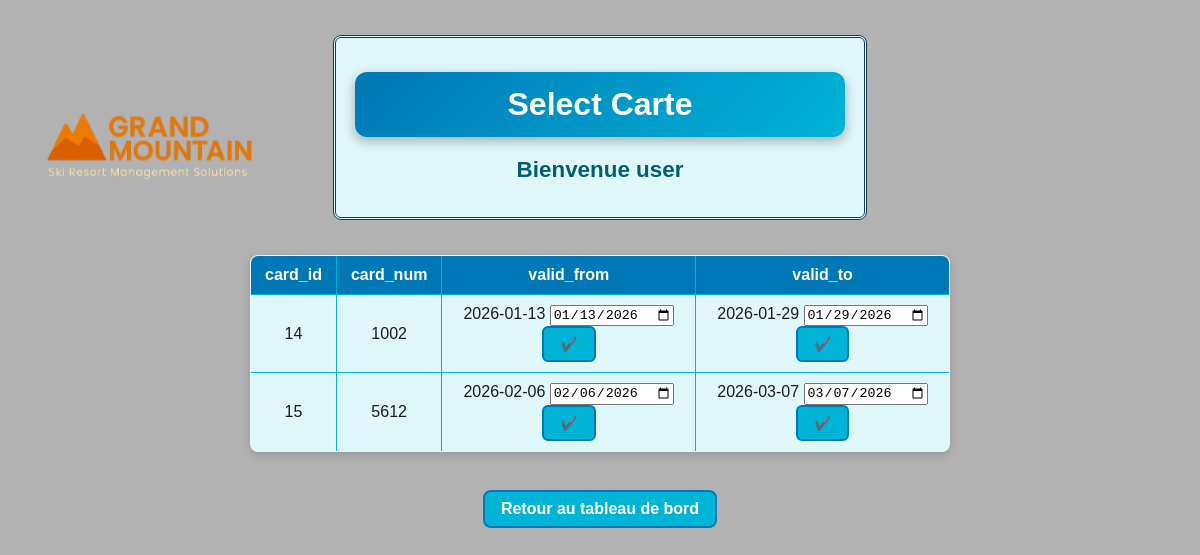
/display_cards.php (signed in), run on the app's committed database.
### tables this page shows
CREATE TABLE `cards` (
  `card_id` int UNSIGNED NOT NULL,
  `card_num` int UNSIGNED NOT NULL,
  `valid_from` date NOT NULL,
  `valid_to` date NOT NULL
);

### config.php (called while the page is built, shortened)
<?php
    $cssFile = getenv('THEME_CSS') ?: 'css/style1.css';
?>

### display_cards.php (the view, shortened to what this page needs)
<?php
  require_once __DIR__ . '/config.php';
if (!isset($skipass_db) || !($skipass_db instanceof mysqli)) {
    $skipass_db = new mysqli($db_host,$db_user,$db_pass,$db_name, $db_port);
}
$query = "SELECT * FROM cards";
if (!$result = $skipass_db->query($query)) {
    die("Erreur SELECT : " . $skipass_db->error);
}
$fields = $result->fetch_fields();
?>
<!doctype html>
<html lang="fr">
<head>
  <link rel="stylesheet" href="<?= htmlspecialchars($cssFile) ?>">
</head>
<body>
  <div class="top_banner">
    <h1>Select Carte</h1>
    <h2><?php echo "Bienvenue " . htmlspecialchars($_SESSION['login']); ?></h2>
  </div>
<table border="1">
  <tr>
    <?php foreach ($fields as $f): ?>
      <th><?= htmlspecialchars($f->name) ?></th>
    <?php endforeach; ?>
  </tr>
  <?php while ($row = $result->fetch_assoc()): ?>
  <tr>
    <?php foreach ($fields as $f): ?>
      <td>
        <?= htmlspecialchars($row[$f->name]) ?>
        <?php
          if (preg_match('/^\d{4}-\d{2}-\d{2}$/', $row[$f->name])):
        ?>
          <form method="post" action="script_modify.php" style="display:inline;">
            <input type="date" name="new_date" value="<?= htmlspecialchars($row[$f->name]) ?>">
            <input type="submit" value="✔️" title="Enregistrer">
          </form>
        <?php endif; ?>
      </td>
    <?php endforeach; ?>
  </tr>
  <?php endwhile; ?>
</table>
  <br>
  <a href="dashboard.php">Retour au tableau de bord</a>
</body>
</html>

### assets/style1.css (style rules this page uses)
body { margin: 0; padding: 20px; min-height: 100vh; font-family: 'Arial', sans-serif; display: flex; flex-direction: column; align-items: center; color: #1b1b1b; position: relative; background-image: url('background.png'); background-size: cover; background-repeat: no-repeat; background-position: center; }
body::before { content: ''; position: fixed; top: 20px; left: 20px; width: 250px; height: 250px; background-image: url('logo.png'); background-size: contain; background-repeat: no-repeat; background-position: center; z-index: 1; pointer-events: none; }
body::after { content: ''; position: fixed; top: 0; left: 0; width: 100%; height: 100%; background: rgba(0,0,0,0.3); z-index: 0; pointer-events: none; }
body > * { position: relative; z-index: 2; }
h1 { max-width: 600px; width: 90%; margin: 20px auto; text-align: center; background: linear-gradient(135deg, #0077b6, #00b4d8); color: #fff; padding: 14px 20px; border-radius: 12px; box-shadow: 0 4px 12px rgba(0,0,0,0.3); }
h2 { color: #005f73; text-align: center; font-size: 1.4em; margin: 10px 0 20px; }
.top_banner { border: 3px double #1b3b5a; border-radius: 8px; max-width: 500px; width: 100%; padding: 14px; background: #e0f7fa; margin: 15px 0; text-align: center; font-weight: bold; color: #003459; }
input[type="submit"], button[type="submit"] { font-family: 'Arial', sans-serif; font-size: 14px; font-weight: bold; padding: 8px 16px; background-color: #00b4d8; color: #fff; border: 2px solid #0077b6; border-radius: 6px; cursor: pointer; transition: all 0.2s; }
table { border-collapse: collapse; margin: 20px auto; width: 90%; max-width: 700px; background: #e0f7fa; box-shadow: 0 3px 8px rgba(0,0,0,0.15); border-radius: 8px; overflow: hidden; }
td, th { border: 1px solid #00b4d8; padding: 10px 14px; text-align: center; }
th { background-color: #0077b6; font-weight: bold; color: #fff; }
a { display: inline-block; border: 2px solid #0077b6; background-color: #00b4d8; border-radius: 8px; padding: 8px 16px; text-decoration: none; color: #fff; font-weight: bold; transition: background 0.3s, transform 0.2s; }
html { height: 100%; overflow: hidden; position: relative; }

### data on the page
cards: card_id "14", card_num "1002", valid_from "2026-01-13", new_date "01/13/2026", valid_to "2026-01-29", new_date "01/29/2026"
cards: card_id "15", card_num "5612", valid_from "2026-02-06", new_date "02/06/2026", valid_to "2026-03-07", new_date "03/07/2026"

### other printed values
$_SESSION['login'] "user"
$f->name "card_id"
$f->name "card_num"
$f->name "valid_from"
$f->name "valid_to"
